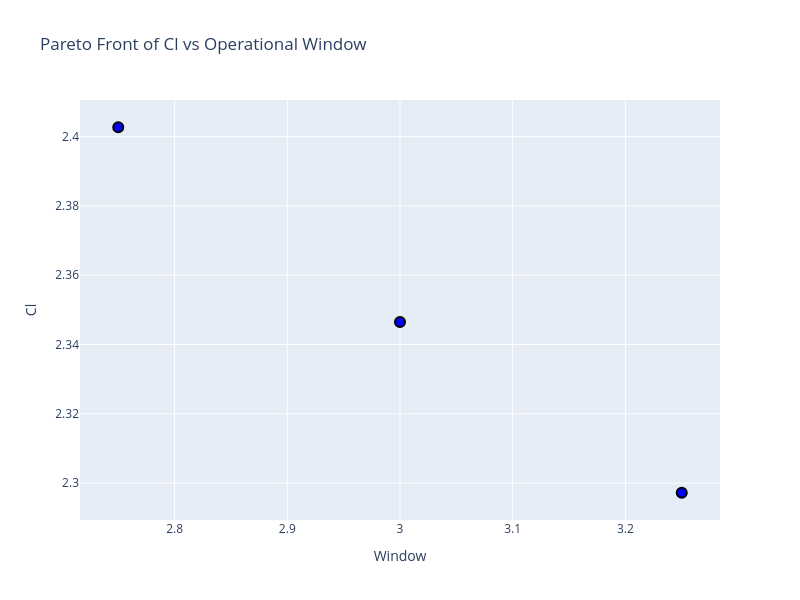

The cell this chart's notebook holds for it:
### Markdown cell above
Pareto Front:

### Code cell
fig = px.scatter(df,
                 x='Window',
                 y='Cl',
                 title='Pareto Front of Cl vs Operational Window',
                 template='plotly',
                 width=800,
                 height=600
                 )

fig.update_traces(
    marker=dict(
        size=10,
        color='blue',
        line=dict(
            width=2,
            color='black'
        )
    )
)

fig.show()

### Figure 1 — Plotly figure (JSON) as saved in the notebook; plotly's stock layout.template omitted (floating-point values rounded to 4 significant figures)
{"data": [{"hovertemplate": "Window=%{x}<br>Cl=%{y}<extra></extra>", "legendgroup": "", "marker": {"color": "blue", "line": {"color": "black", "width": 2}, "size": 10, "symbol": "circle"}, "mode": "markers", "name": "", "orientation": "v", "showlegend": false, "type": "scatter", "x": [3.0, 3.25, 2.75], "xaxis": "x", "y": [2.346, 2.297, 2.403], "yaxis": "y"}], "layout": {"height": 600, "legend": {"tracegroupgap": 0}, "title": {"text": "Pareto Front of Cl vs Operational Window"}, "width": 800, "xaxis": {"anchor": "y", "domain": [0, 1], "title": {"text": "Window"}}, "yaxis": {"anchor": "x", "domain": [0, 1], "title": {"text": "Cl"}}}}
